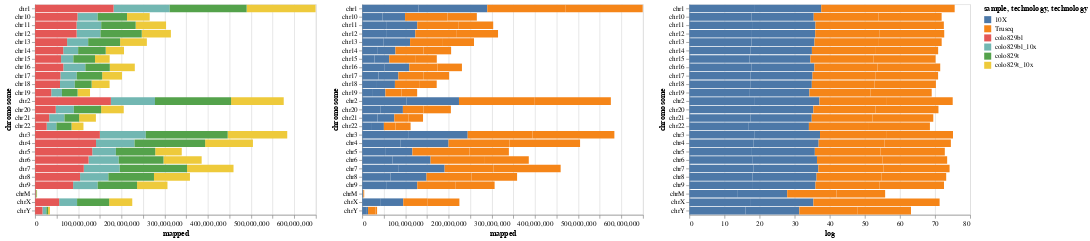

The notebook cell this image was saved under:
### Code cell
datasets_baseline = [colo829bl_10x_baseline, colo829t_10x_baseline, colo829bl_baseline, colo829t_baseline]
baseline_dataset = pd.concat(datasets_baseline, ignore_index=True)
baseline_dataset["log"] = baseline_dataset["mapped"].apply(np.log)


sample_chart = alt.Chart(baseline_dataset).mark_bar().encode(
        x = 'mapped:Q',
        y = 'chromosome:N',
        color = 'sample:N'
)
#.transform_calculate(
#    'technology:N', if_(datum.technology == '10X', '10X', 'Truseq')
#)

tech_chart = alt.Chart(baseline_dataset).mark_bar().encode(
        x = 'mapped:Q',
        y = 'chromosome:N',
        color = 'technology:N'
)

logplot = alt.Chart(baseline_dataset).mark_bar().encode(
        x = 'log:Q',
        y = 'chromosome:N',
        color = 'technology:N'
)

sample_chart | tech_chart | logplot

### Figure 1 — Vega-Lite specification as saved in the notebook (floating-point values rounded to 4 significant figures)
{"$schema": "https://vega.github.io/schema/vega-lite/v2.4.1.json", "config": {"view": {"height": 300, "width": 400}}, "hconcat": [{"data": {"values": [{"chromosome": "chr1", "log": 18.68, "mapped": 129858336, "sample": "colo829bl_10x", "technology": "10X"}, {"chromosome": "chr2", "log": 18.44, "mapped": 102084153, "sample": "colo829bl_10x", "technology": "10X"}, {"chromosome": "chr3", "log": 18.48, "mapped": 106238758, "sample": "colo829bl_10x", "technology": "10X"}, {"chromosome": "chr4", "log": 18.31, "mapped": 89090484, "sample": "colo829bl_10x", "technology": "10X"}, {"chromosome": "chr5", "log": 17.82, "mapped": 54717640, "sample": "colo829bl_10x", "technology": "10X"}, {"chromosome": "chr6", "log": 18.06, "mapped": 69826336, "sample": "colo829bl_10x", "technology": "10X"}, {"chromosome": "chr7", "log": 18.24, "mapped": 83190278, "sample": "colo829bl_10x", "technology": "10X"}, {"chromosome": "chr8", "log": 18.0, "mapped": 65497334, "sample": "colo829bl_10x", "technology": "10X"}, {"chromosome": "chr9", "log": 17.86, "mapped": 56983210, "sample": "colo829bl_10x", "technology": "10X"}, {"chromosome": "chr10", "log": 17.66, "mapped": 46642245, "sample": "colo829bl_10x", "technology": "10X"}, {"chromosome": "chr11", "log": 17.86, "mapped": 57016397, "sample": "colo829bl_10x", "technology": "10X"}, {"chromosome": "chr12", "log": 17.83, "mapped": 55271303, "sample": "colo829bl_10x", "technology": "10X"}, {"chromosome": "chr13", "log": 17.7, "mapped": 48799014, "sample": "colo829bl_10x", "technology": "10X"}, {"chromosome": "chr14", "log": 17.36, "mapped": 34541558, "sample": "colo829bl_10x", "technology": "10X"}, {"chromosome": "chr15", "log": 17.16, "mapped": 28471822, "sample": "colo829bl_10x", "technology": "10X"}, {"chromosome": "chr16", "log": 17.75, "mapped": 50996379, "sample": "colo829bl_10x", "technology": "10X"}, {"chromosome": "chr17", "log": 17.45, "mapped": 37765189, "sample": "colo829bl_10x", "technology": "10X"}, {"chromosome": "chr18", "log": 17.35, "mapped": 34117545, "sample": "colo829bl_10x", "technology": "10X"}, {"chromosome": "chr19", "log": 17.03, "mapped": 24768129, "sample": "colo829bl_10x", "technology": "10X"}, {"chromosome": "chr20", "log": 17.55, "mapped": 41787875, "sample": "colo829bl_10x", "technology": "10X"}, {"chromosome": "chr21", "log": 17.38, "mapped": 35400567, "sample": "colo829bl_10x", "technology": "10X"}, {"chromosome": "chr22", "log": 16.93, "mapped": 22488880, "sample": "colo829bl_10x", "technology": "10X"}, {"chromosome": "chrX", "log": 17.54, "mapped": 41491924, "sample": "colo829bl_10x", "technology": "10X"}, {"chromosome": "chrY", "log": 16.01, "mapped": 9017780, "sample": "colo829bl_10x", "technology": "10X"}, {"chromosome": "chrM", "log": 13.81, "mapped": 996492, "sample": "colo829bl_10x", "technology": "10X"}, {"chromosome": "chr1", "log": 18.89, "mapped": 159537247, "sample": "colo829t_10x", "technology": "10X"}, {"chromosome": "chr2", "log": 18.62, "mapped": 121860508, "sample": "colo829t_10x", "technology": "10X"}, {"chromosome": "chr3", "log": 18.74, "mapped": 137879745, "sample": "colo829t_10x", "technology": "10X"}, {"chromosome": "chr4", "log": 18.52, "mapped": 110667186, "sample": "colo829t_10x", "technology": "10X"}, {"chromosome": "chr5", "log": 17.93, "mapped": 61367991, "sample": "colo829t_10x", "technology": "10X"}, {"chromosome": "chr6", "log": 18.3, "mapped": 88397904, "sample": "colo829t_10x", "technology": "10X"}, {"chromosome": "chr7", "log": 18.49, "mapped": 107590510, "sample": "colo829t_10x", "technology": "10X"}, {"chromosome": "chr8", "log": 18.24, "mapped": 83269590, "sample": "colo829t_10x", "technology": "10X"}, {"chromosome": "chr9", "log": 18.07, "mapped": 70418530, "sample": "colo829t_10x", "technology": "10X"}, {"chromosome": "chr10", "log": 17.78, "mapped": 52494667, "sample": "colo829t_10x", "technology": "10X"}, {"chromosome": "chr11", "log": 18.07, "mapped": 70350519, "sample": "colo829t_10x", "technology": "10X"}, {"chromosome": "chr12", "log": 18.03, "mapped": 67513572, "sample": "colo829t_10x", "technology": "10X"}, {"chromosome": "chr13", "log": 17.94, "mapped": 61942925, "sample": "colo829t_10x", "technology": "10X"}, {"chromosome": "chr14", "log": 17.56, "mapped": 42306570, "sample": "colo829t_10x", "technology": "10X"}, {"chromosome": "chr15", "log": 17.34, "mapped": 33905175, "sample": "colo829t_10x", "technology": "10X"}, {"chromosome": "chr16", "log": 17.87, "mapped": 57859603, "sample": "colo829t_10x", "technology": "10X"}, {"chromosome": "chr17", "log": 17.64, "mapped": 45812599, "sample": "colo829t_10x", "technology": "10X"}, {"chromosome": "chr18", "log": 17.54, "mapped": 41572485, "sample": "colo829t_10x", "technology": "10X"}, {"chromosome": "chr19", "log": 17.18, "mapped": 28851797, "sample": "colo829t_10x", "technology": "10X"}, {"chromosome": "chr20", "log": 17.77, "mapped": 52363798, "sample": "colo829t_10x", "technology": "10X"}, {"chromosome": "chr21", "log": 17.48, "mapped": 38847377, "sample": "colo829t_10x", "technology": "10X"}, {"chromosome": "chr22", "log": 17.13, "mapped": 27640068, "sample": "colo829t_10x", "technology": "10X"}, {"chromosome": "chrX", "log": 17.79, "mapped": 53458892, "sample": "colo829t_10x", "technology": "10X"}, {"chromosome": "chrY", "log": 15.3, "mapped": 4431520, "sample": "colo829t_10x", "technology": "10X"}, {"chromosome": "chrM", "log": 14.07, "mapped": 1284027, "sample": "colo829t_10x", "technology": "10X"}, {"chromosome": "chr1", "log": 19.02, "mapped": 181653006, "sample": "colo829bl", "technology": "Truseq"}, {"chromosome": "chr2", "log": 18.98, "mapped": 175439055, "sample": "colo829bl", "technology": "Truseq"}, {"chromosome": "chr3", "log": 18.83, "mapped": 149930113, "sample": "colo829bl", "technology": "Truseq"}, {"chromosome": "chr4", "log": 18.76, "mapped": 141071592, "sample": "colo829bl", "technology": "Truseq"}, {"chromosome": "chr5", "log": 18.7, "mapped": 132275857, "sample": "colo829bl", "technology": "Truseq"}, {"chromosome": "chr6", "log": 18.63, "mapped": 123795509, "sample": "colo829bl", "technology": "Truseq"}, {"chromosome": "chr7", "log": 18.54, "mapped": 112718346, "sample": "colo829bl", "technology": "Truseq"}, {"chromosome": "chr8", "log": 18.46, "mapped": 104087444, "sample": "colo829bl", "technology": "Truseq"}, {"chromosome": "chr9", "log": 18.29, "mapped": 87958965, "sample": "colo829bl", "technology": "Truseq"}, {"chromosome": "chr10", "log": 18.4, "mapped": 98137719, "sample": "colo829bl", "technology": "Truseq"}, {"chromosome": "chr11", "log": 18.38, "mapped": 96021237, "sample": "colo829bl", "technology": "Truseq"}, {"chromosome": "chr12", "log": 18.38, "mapped": 96164122, "sample": "colo829bl", "technology": "Truseq"}, {"chromosome": "chr13", "log": 18.12, "mapped": 74071373, "sample": "colo829bl", "technology": "Truseq"}, {"chromosome": "chr14", "log": 17.99, "mapped": 65132990, "sample": "colo829bl", "technology": "Truseq"}, {"chromosome": "chr15", "log": 17.91, "mapped": 60085180, "sample": "colo829bl", "technology": "Truseq"}, {"chromosome": "chr16", "log": 17.99, "mapped": 65306918, "sample": "colo829bl", "technology": "Truseq"}, {"chromosome": "chr17", "log": 17.89, "mapped": 58632277, "sample": "colo829bl", "technology": "Truseq"}, {"chromosome": "chr18", "log": 17.87, "mapped": 57672329, "sample": "colo829bl", "technology": "Truseq"}, {"chromosome": "chr19", "log": 17.44, "mapped": 37379284, "sample": "colo829bl", "technology": "Truseq"}, {"chromosome": "chr20", "log": 17.68, "mapped": 47853586, "sample": "colo829bl", "technology": "Truseq"}, {"chromosome": "chr21", "log": 17.3, "mapped": 32534742, "sample": "colo829bl", "technology": "Truseq"}, {"chromosome": "chr22", "log": 17.11, "mapped": 26856525, "sample": "colo829bl", "technology": "Truseq"}, {"chromosome": "chrX", "log": 17.84, "mapped": 55677395, "sample": "colo829bl", "technology": "Truseq"}, {"chromosome": "chrY", "log": 16.65, "mapped": 17062414, "sample": "colo829bl", "technology": "Truseq"}, {"chromosome": "chrM", "log": 14.05, "mapped": 1261878, "sample": "colo829bl", "technology": "Truseq"}, {"chromosome": "chr1", "log": 19.0, "mapped": 178181423, "sample": "colo829t", "technology": "Truseq"}, {"chromosome": "chr2", "log": 18.99, "mapped": 176133601, "sample": "colo829t", "technology": "Truseq"}, {"chromosome": "chr3", "log": 19.06, "mapped": 189608738, "sample": "colo829t", "technology": "Truseq"}, {"chromosome": "chr4", "log": 18.91, "mapped": 163428210, "sample": "colo829t", "technology": "Truseq"}, {"chromosome": "chr5", "log": 18.33, "mapped": 91099688, "sample": "colo829t", "technology": "Truseq"}, {"chromosome": "chr6", "log": 18.46, "mapped": 103524207, "sample": "colo829t", "technology": "Truseq"}, {"chromosome": "chr7", "log": 18.86, "mapped": 155811587, "sample": "colo829t", "technology": "Truseq"}, {"chromosome": "chr8", "log": 18.48, "mapped": 105595258, "sample": "colo829t", "technology": "Truseq"}, {"chromosome": "chr9", "log": 18.33, "mapped": 91077539, "sample": "colo829t", "technology": "Truseq"}, {"chromosome": "chr10", "log": 18.04, "mapped": 68020299, "sample": "colo829t", "technology": "Truseq"}, {"chromosome": "chr11", "log": 18.19, "mapped": 79781772, "sample": "colo829t", "technology": "Truseq"}, {"chromosome": "chr12", "log": 18.37, "mapped": 95411558, "sample": "colo829t", "technology": "Truseq"}, {"chromosome": "chr13", "log": 18.12, "mapped": 73913392, "sample": "colo829t", "technology": "Truseq"}, {"chromosome": "chr14", "log": 17.97, "mapped": 63786254, "sample": "colo829t", "technology": "Truseq"}, {"chromosome": "chr15", "log": 17.73, "mapped": 50144245, "sample": "colo829t", "technology": "Truseq"}, {"chromosome": "chr16", "log": 17.85, "mapped": 56651148, "sample": "colo829t", "technology": "Truseq"}, {"chromosome": "chr17", "log": 17.89, "mapped": 58888431, "sample": "colo829t", "technology": "Truseq"}, {"chromosome": "chr18", "log": 17.48, "mapped": 39048763, "sample": "colo829t", "technology": "Truseq"}, {"chromosome": "chr19", "log": 17.4, "mapped": 36163242, "sample": "colo829t", "technology": "Truseq"}, {"chromosome": "chr20", "log": 17.96, "mapped": 63187224, "sample": "colo829t", "technology": "Truseq"}, {"chromosome": "chr21", "log": 17.34, "mapped": 33961582, "sample": "colo829t", "technology": "Truseq"}, {"chromosome": "chr22", "log": 17.37, "mapped": 34952036, "sample": "colo829t", "technology": "Truseq"}, {"chromosome": "chrX", "log": 18.12, "mapped": 74293975, "sample": "colo829t", "technology": "Truseq"}, {"chromosome": "chrY", "log": 15.17, "mapped": 3879778, "sample": "colo829t", "technology": "Truseq"}, {"chromosome": "chrM", "log": 13.85, "mapped": 1036659, "sample": "colo829t", "technology": "Truseq"}]}, "encoding": {"color": {"field": "sample", "type": "nominal"}, "x": {"field": "mapped", "type": "quantitative"}, "y": {"field": "chromosome", "type": "nominal"}}, "mark": "bar"}, {"data": {"values": [{"chromosome": "chr1", "log": 18.68, "mapped": 129858336, "sample": "colo829bl_10x", "technology": "10X"}, {"chromosome": "chr2", "log": 18.44, "mapped": 102084153, "sample": "colo829bl_10x", "technology": "10X"}, {"chromosome": "chr3", "log": 18.48, "mapped": 106238758, "sample": "colo829bl_10x", "technology": "10X"}, {"chromosome": "chr4", "log": 18.31, "mapped": 89090484, "sample": "colo829bl_10x", "technology": "10X"}, {"chromosome": "chr5", "log": 17.82, "mapped": 54717640, "sample": "colo829bl_10x", "technology": "10X"}, {"chromosome": "chr6", "log": 18.06, "mapped": 69826336, "sample": "colo829bl_10x", "technology": "10X"}, {"chromosome": "chr7", "log": 18.24, "mapped": 83190278, "sample": "colo829bl_10x", "technology": "10X"}, {"chromosome": "chr8", "log": 18.0, "mapped": 65497334, "sample": "colo829bl_10x", "technology": "10X"}, {"chromosome": "chr9", "log": 17.86, "mapped": 56983210, "sample": "colo829bl_10x", "technology": "10X"}, {"chromosome": "chr10", "log": 17.66, "mapped": 46642245, "sample": "colo829bl_10x", "technology": "10X"}, {"chromosome": "chr11", "log": 17.86, "mapped": 57016397, "sample": "colo829bl_10x", "technology": "10X"}, {"chromosome": "chr12", "log": 17.83, "mapped": 55271303, "sample": "colo829bl_10x", "technology": "10X"}, {"chromosome": "chr13", "log": 17.7, "mapped": 48799014, "sample": "colo829bl_10x", "technology": "10X"}, {"chromosome": "chr14", "log": 17.36, "mapped": 34541558, "sample": "colo829bl_10x", "technology": "10X"}, {"chromosome": "chr15", "log": 17.16, "mapped": 28471822, "sample": "colo829bl_10x", "technology": "10X"}, {"chromosome": "chr16", "log": 17.75, "mapped": 50996379, "sample": "colo829bl_10x", "technology": "10X"}, {"chromosome": "chr17", "log": 17.45, "mapped": 37765189, "sample": "colo829bl_10x", "technology": "10X"}, {"chromosome": "chr18", "log": 17.35, "mapped": 34117545, "sample": "colo829bl_10x", "technology": "10X"}, {"chromosome": "chr19", "log": 17.03, "mapped": 24768129, "sample": "colo829bl_10x", "technology": "10X"}, {"chromosome": "chr20", "log": 17.55, "mapped": 41787875, "sample": "colo829bl_10x", "technology": "10X"}, {"chromosome": "chr21", "log": 17.38, "mapped": 35400567, "sample": "colo829bl_10x", "technology": "10X"}, {"chromosome": "chr22", "log": 16.93, "mapped": 22488880, "sample": "colo829bl_10x", "technology": "10X"}, {"chromosome": "chrX", "log": 17.54, "mapped": 41491924, "sample": "colo829bl_10x", "technology": "10X"}, {"chromosome": "chrY", "log": 16.01, "mapped": 9017780, "sample": "colo829bl_10x", "technology": "10X"}, {"chromosome": "chrM", "log": 13.81, "mapped": 996492, "sample": "colo829bl_10x", "technology": "10X"}, {"chromosome": "chr1", "log": 18.89, "mapped": 159537247, "sample": "colo829t_10x", "technology": "10X"}, {"chromosome": "chr2", "log": 18.62, "mapped": 121860508, "sample": "colo829t_10x", "technology": "10X"}, {"chromosome": "chr3", "log": 18.74, "mapped": 137879745, "sample": "colo829t_10x", "technology": "10X"}, {"chromosome": "chr4", "log": 18.52, "mapped": 110667186, "sample": "colo829t_10x", "technology": "10X"}, {"chromosome": "chr5", "log": 17.93, "mapped": 61367991, "sample": "colo829t_10x", "technology": "10X"}, {"chromosome": "chr6", "log": 18.3, "mapped": 88397904, "sample": "colo829t_10x", "technology": "10X"}, {"chromosome": "chr7", "log": 18.49, "mapped": 107590510, "sample": "colo829t_10x", "technology": "10X"}, {"chromosome": "chr8", "log": 18.24, "mapped": 83269590, "sample": "colo829t_10x", "technology": "10X"}, {"chromosome": "chr9", "log": 18.07, "mapped": 70418530, "sample": "colo829t_10x", "technology": "10X"}, {"chromosome": "chr10", "log": 17.78, "mapped": 52494667, "sample": "colo829t_10x", "technology": "10X"}, {"chromosome": "chr11", "log": 18.07, "mapped": 70350519, "sample": "colo829t_10x", "technology": "10X"}, {"chromosome": "chr12", "log": 18.03, "mapped": 67513572, "sample": "colo829t_10x", "technology": "10X"}, {"chromosome": "chr13", "log": 17.94, "mapped": 61942925, "sample": "colo829t_10x", "technology": "10X"}, {"chromosome": "chr14", "log": 17.56, "mapped": 42306570, "sample": "colo829t_10x", "technology": "10X"}, {"chromosome": "chr15", "log": 17.34, "mapped": 33905175, "sample": "colo829t_10x", "technology": "10X"}, {"chromosome": "chr16", "log": 17.87, "mapped": 57859603, "sample": "colo829t_10x", "technology": "10X"}, {"chromosome": "chr17", "log": 17.64, "mapped": 45812599, "sample": "colo829t_10x", "technology": "10X"}, {"chromosome": "chr18", "log": 17.54, "mapped": 41572485, "sample": "colo829t_10x", "technology": "10X"}, {"chromosome": "chr19", "log": 17.18, "mapped": 28851797, "sample": "colo829t_10x", "technology": "10X"}, {"chromosome": "chr20", "log": 17.77, "mapped": 52363798, "sample": "colo829t_10x", "technology": "10X"}, {"chromosome": "chr21", "log": 17.48, "mapped": 38847377, "sample": "colo829t_10x", "technology": "10X"}, {"chromosome": "chr22", "log": 17.13, "mapped": 27640068, "sample": "colo829t_10x", "technology": "10X"}, {"chromosome": "chrX", "log": 17.79, "mapped": 53458892, "sample": "colo829t_10x", "technology": "10X"}, {"chromosome": "chrY", "log": 15.3, "mapped": 4431520, "sample": "colo829t_10x", "technology": "10X"}, {"chromosome": "chrM", "log": 14.07, "mapped": 1284027, "sample": "colo829t_10x", "technology": "10X"}, {"chromosome": "chr1", "log": 19.02, "mapped": 181653006, "sample": "colo829bl", "technology": "Truseq"}, {"chromosome": "chr2", "log": 18.98, "mapped": 175439055, "sample": "colo829bl", "technology": "Truseq"}, {"chromosome": "chr3", "log": 18.83, "mapped": 149930113, "sample": "colo829bl", "technology": "Truseq"}, {"chromosome": "chr4", "log": 18.76, "mapped": 141071592, "sample": "colo829bl", "technology": "Truseq"}, {"chromosome": "chr5", "log": 18.7, "mapped": 132275857, "sample": "colo829bl", "technology": "Truseq"}, {"chromosome": "chr6", "log": 18.63, "mapped": 123795509, "sample": "colo829bl", "technology": "Truseq"}, {"chromosome": "chr7", "log": 18.54, "mapped": 112718346, "sample": "colo829bl", "technology": "Truseq"}, {"chromosome": "chr8", "log": 18.46, "mapped": 104087444, "sample": "colo829bl", "technology": "Truseq"}, {"chromosome": "chr9", "log": 18.29, "mapped": 87958965, "sample": "colo829bl", "technology": "Truseq"}, {"chromosome": "chr10", "log": 18.4, "mapped": 98137719, "sample": "colo829bl", "technology": "Truseq"}, {"chromosome": "chr11", "log": 18.38, "mapped": 96021237, "sample": "colo829bl", "technology": "Truseq"}, {"chromosome": "chr12", "log": 18.38, "mapped": 96164122, "sample": "colo829bl", "technology": "Truseq"}, {"chromosome": "chr13", "log": 18.12, "mapped": 74071373, "sample": "colo829bl", "technology": "Truseq"}, {"chromosome": "chr14", "log": 17.99, "mapped": 65132990, "sample": "colo829bl", "technology": "Truseq"}, {"chromosome": "chr15", "log": 17.91, "mapped": 60085180, "sample": "colo829bl", "technology": "Truseq"}, {"chromosome": "chr16", "log": 17.99, "mapped": 65306918, "sample": "colo829bl", "technology": "Truseq"}, {"chromosome": "chr17", "log": 17.89, "mapped": 58632277, "sample": "colo829bl", "technology": "Truseq"}, {"chromosome": "chr18", "log": 17.87, "mapped": 57672329, "sample": "colo829bl", "technology": "Truseq"}, {"chromosome": "chr19", "log": 17.44, "mapped": 37379284, "sample": "colo829bl", "technology": "Truseq"}, {"chromosome": "chr20", "log": 17.68, "mapped": 47853586, "sample": "colo829bl", "technology": "Truseq"}, {"chromosome": "chr21", "log": 17.3, "mapped": 32534742, "sample": "colo829bl", "technology": "Truseq"}, {"chromosome": "chr22", "log": 17.11, "mapped": 26856525, "sample": "colo829bl", "technology": "Truseq"}, {"chromosome": "chrX", "log": 17.84, "mapped": 55677395, "sample": "colo829bl", "technology": "Truseq"}, {"chromosome": "chrY", "log": 16.65, "mapped": 17062414, "sample": "colo829bl", "technology": "Truseq"}, {"chromosome": "chrM", "log": 14.05, "mapped": 1261878, "sample": "colo829bl", "technology": "Truseq"}, {"chromosome": "chr1", "log": 19.0, "mapped": 178181423, "sample": "colo829t", "technology": "Truseq"}, {"chromosome": "chr2", "log": 18.99, "mapped": 176133601, "sample": "colo829t", "technology": "Truseq"}, {"chromosome": "chr3", "log": 19.06, "mapped": 189608738, "sample": "colo829t", "technology": "Truseq"}, {"chromosome": "chr4", "log": 18.91, "mapped": 163428210, "sample": "colo829t", "technology": "Truseq"}, {"chromosome": "chr5", "log": 18.33, "mapped": 91099688, "sample": "colo829t", "technology": "Truseq"}, {"chromosome": "chr6", "log": 18.46, "mapped": 103524207, "sample": "colo829t", "technology": "Truseq"}, {"chromosome": "chr7", "log": 18.86, "mapped": 155811587, "sample": "colo829t", "technology": "Truseq"}, {"chromosome": "chr8", "log": 18.48, "mapped": 105595258, "sample": "colo829t", "technology": "Truseq"}, {"chromosome": "chr9", "log": 18.33, "mapped": 91077539, "sample": "colo829t", "technology": "Truseq"}, {"chromosome": "chr10", "log": 18.04, "mapped": 68020299, "sample": "colo829t", "technology": "Truseq"}, {"chromosome": "chr11", "log": 18.19, "mapped": 79781772, "sample": "colo829t", "technology": "Truseq"}, {"chromosome": "chr12", "log": 18.37, "mapped": 95411558, "sample": "colo829t", "technology": "Truseq"}, {"chromosome": "chr13", "log": 18.12, "mapped": 73913392, "sample": "colo829t", "technology": "Truseq"}, {"chromosome": "chr14", "log": 17.97, "mapped": 63786254, "sample": "colo829t", "technology": "Truseq"}, {"chromosome": "chr15", "log": 17.73, "mapped": 50144245, "sample": "colo829t", "technology": "Truseq"}, {"chromosome": "chr16", "log": 17.85, "mapped": 56651148, "sample": "colo829t", "technology": "Truseq"}, {"chromosome": "chr17", "log": 17.89, "mapped": 58888431, "sample": "colo829t", "technology": "Truseq"}, {"chromosome": "chr18", "log": 17.48, "mapped": 39048763, "sample": "colo829t", "technology": "Truseq"}, {"chromosome": "chr19", "log": 17.4, "mapped": 36163242, "sample": "colo829t", "technology": "Truseq"}, {"chromosome": "chr20", "log": 17.96, "mapped": 63187224, "sample": "colo829t", "technology": "Truseq"}, {"chromosome": "chr21", "log": 17.34, "mapped": 33961582, "sample": "colo829t", "technology": "Truseq"}, {"chromosome": "chr22", "log": 17.37, "mapped": 34952036, "sample": "colo829t", "technology": "Truseq"}, {"chromosome": "chrX", "log": 18.12, "mapped": 74293975, "sample": "colo829t", "technology": "Truseq"}, {"chromosome": "chrY", "log": 15.17, "mapped": 3879778, "sample": "colo829t", "technology": "Truseq"}, {"chromosome": "chrM", "log": 13.85, "mapped": 1036659, "sample": "colo829t", "technology": "Truseq"}]}, "encoding": {"color": {"field": "technology", "type": "nominal"}, "x": {"field": "mapped", "type": "quantitative"}, "y": {"field": "chromosome", "type": "nominal"}}, "mark": "bar"}, {"data": {"values": [{"chromosome": "chr1", "log": 18.68, "mapped": 129858336, "sample": "colo829bl_10x", "technology": "10X"}, {"chromosome": "chr2", "log": 18.44, "mapped": 102084153, "sample": "colo829bl_10x", "technology": "10X"}, {"chromosome": "chr3", "log": 18.48, "mapped": 106238758, "sample": "colo829bl_10x", "technology": "10X"}, {"chromosome": "chr4", "log": 18.31, "mapped": 89090484, "sample": "colo829bl_10x", "technology": "10X"}, {"chromosome": "chr5", "log": 17.82, "mapped": 54717640, "sample": "colo829bl_10x", "technology": "10X"}, {"chromosome": "chr6", "log": 18.06, "mapped": 69826336, "sample": "colo829bl_10x", "technology": "10X"}, {"chromosome": "chr7", "log": 18.24, "mapped": 83190278, "sample": "colo829bl_10x", "technology": "10X"}, {"chromosome": "chr8", "log": 18.0, "mapped": 65497334, "sample": "colo829bl_10x", "technology": "10X"}, {"chromosome": "chr9", "log": 17.86, "mapped": 56983210, "sample": "colo829bl_10x", "technology": "10X"}, {"chromosome": "chr10", "log": 17.66, "mapped": 46642245, "sample": "colo829bl_10x", "technology": "10X"}, {"chromosome": "chr11", "log": 17.86, "mapped": 57016397, "sample": "colo829bl_10x", "technology": "10X"}, {"chromosome": "chr12", "log": 17.83, "mapped": 55271303, "sample": "colo829bl_10x", "technology": "10X"}, {"chromosome": "chr13", "log": 17.7, "mapped": 48799014, "sample": "colo829bl_10x", "technology": "10X"}, {"chromosome": "chr14", "log": 17.36, "mapped": 34541558, "sample": "colo829bl_10x", "technology": "10X"}, {"chromosome": "chr15", "log": 17.16, "mapped": 28471822, "sample": "colo829bl_10x", "technology": "10X"}, {"chromosome": "chr16", "log": 17.75, "mapped": 50996379, "sample": "colo829bl_10x", "technology": "10X"}, {"chromosome": "chr17", "log": 17.45, "mapped": 37765189, "sample": "colo829bl_10x", "technology": "10X"}, {"chromosome": "chr18", "log": 17.35, "mapped": 34117545, "sample": "colo829bl_10x", "technology": "10X"}, {"chromosome": "chr19", "log": 17.03, "mapped": 24768129, "sample": "colo829bl_10x", "technology": "10X"}, {"chromosome": "chr20", "log": 17.55, "mapped": 41787875, "sample": "colo829bl_10x", "technology": "10X"}, {"chromosome": "chr21", "log": 17.38, "mapped": 35400567, "sample": "colo829bl_10x", "technology": "10X"}, {"chromosome": "chr22", "log": 16.93, "mapped": 22488880, "sample": "colo829bl_10x", "technology": "10X"}, {"chromosome": "chrX", "log": 17.54, "mapped": 41491924, "sample": "colo829bl_10x", "technology": "10X"}, {"chromosome": "chrY", "log": 16.01, "mapped": 9017780, "sample": "colo829bl_10x", "technology": "10X"}, {"chromosome": "chrM", "log": 13.81, "mapped": 996492, "sample": "colo829bl_10x", "technology": "10X"}, {"chromosome": "chr1", "log": 18.89, "mapped": 159537247, "sample": "colo829t_10x", "technology": "10X"}, {"chromosome": "chr2", "log": 18.62, "mapped": 121860508, "sample": "colo829t_10x", "technology": "10X"}, {"chromosome": "chr3", "log": 18.74, "mapped": 137879745, "sample": "colo829t_10x", "technology": "10X"}, {"chromosome": "chr4", "log": 18.52, "mapped": 110667186, "sample": "colo829t_10x", "technology": "10X"}, {"chromosome": "chr5", "log": 17.93, "mapped": 61367991, "sample": "colo829t_10x", "technology": "10X"}, {"chromosome": "chr6", "log": 18.3, "mapped": 88397904, "sample": "colo829t_10x", "technology": "10X"}, {"chromosome": "chr7", "log": 18.49, "mapped": 107590510, "sample": "colo829t_10x", "technology": "10X"}, {"chromosome": "chr8", "log": 18.24, "mapped": 83269590, "sample": "colo829t_10x", "technology": "10X"}, {"chromosome": "chr9", "log": 18.07, "mapped": 70418530, "sample": "colo829t_10x", "technology": "10X"}, {"chromosome": "chr10", "log": 17.78, "mapped": 52494667, "sample": "colo829t_10x", "technology": "10X"}, {"chromosome": "chr11", "log": 18.07, "mapped": 70350519, "sample": "colo829t_10x", "technology": "10X"}, {"chromosome": "chr12", "log": 18.03, "mapped": 67513572, "sample": "colo829t_10x", "technology": "10X"}, {"chromosome": "chr13", "log": 17.94, "mapped": 61942925, "sample": "colo829t_10x", "technology": "10X"}, {"chromosome": "chr14", "log": 17.56, "mapped": 42306570, "sample": "colo829t_10x", "technology": "10X"}, {"chromosome": "chr15", "log": 17.34, "mapped": 33905175, "sample": "colo829t_10x", "technology": "10X"}, {"chromosome": "chr16", "log": 17.87, "mapped": 57859603, "sample": "colo829t_10x", "technology": "10X"}, {"chromosome": "chr17", "log": 17.64, "mapped": 45812599, "sample": "colo829t_10x", "technology": "10X"}, {"chromosome": "chr18", "log": 17.54, "mapped": 41572485, "sample": "colo829t_10x", "technology": "10X"}, {"chromosome": "chr19", "log": 17.18, "mapped": 28851797, "sample": "colo829t_10x", "technology": "10X"}, {"chromosome": "chr20", "log": 17.77, "mapped": 52363798, "sample": "colo829t_10x", "technology": "10X"}, {"chromosome": "chr21", "log": 17.48, "mapped": 38847377, "sample": "colo829t_10x", "technology": "10X"}, {"chromosome": "chr22", "log": 17.13, "mapped": 27640068, "sample": "colo829t_10x", "technology": "10X"}, {"chromosome": "chrX", "log": 17.79, "mapped": 53458892, "sample": "colo829t_10x", "technology": "10X"}, {"chromosome": "chrY", "log": 15.3, "mapped": 4431520, "sample": "colo829t_10x", "technology": "10X"}, {"chromosome": "chrM", "log": 14.07, "mapped": 1284027, "sample": "colo829t_10x", "technology": "10X"}, {"chromosome": "chr1", "log": 19.02, "mapped": 181653006, "sample": "colo829bl", "technology": "Truseq"}, {"chromosome": "chr2", "log": 18.98, "mapped": 175439055, "sample": "colo829bl", "technology": "Truseq"}, {"chromosome": "chr3", "log": 18.83, "mapped": 149930113, "sample": "colo829bl", "technology": "Truseq"}, {"chromosome": "chr4", "log": 18.76, "mapped": 141071592, "sample": "colo829bl", "technology": "Truseq"}, {"chromosome": "chr5", "log": 18.7, "mapped": 132275857, "sample": "colo829bl", "technology": "Truseq"}, {"chromosome": "chr6", "log": 18.63, "mapped": 123795509, "sample": "colo829bl", "technology": "Truseq"}, {"chromosome": "chr7", "log": 18.54, "mapped": 112718346, "sample": "colo829bl", "technology": "Truseq"}, {"chromosome": "chr8", "log": 18.46, "mapped": 104087444, "sample": "colo829bl", "technology": "Truseq"}, {"chromosome": "chr9", "log": 18.29, "mapped": 87958965, "sample": "colo829bl", "technology": "Truseq"}, {"chromosome": "chr10", "log": 18.4, "mapped": 98137719, "sample": "colo829bl", "technology": "Truseq"}, {"chromosome": "chr11", "log": 18.38, "mapped": 96021237, "sample": "colo829bl", "technology": "Truseq"}, {"chromosome": "chr12", "log": 18.38, "mapped": 96164122, "sample": "colo829bl", "technology": "Truseq"}, {"chromosome": "chr13", "log": 18.12, "mapped": 74071373, "sample": "colo829bl", "technology": "Truseq"}, {"chromosome": "chr14", "log": 17.99, "mapped": 65132990, "sample": "colo829bl", "technology": "Truseq"}, {"chromosome": "chr15", "log": 17.91, "mapped": 60085180, "sample": "colo829bl", "technology": "Truseq"}, {"chromosome": "chr16", "log": 17.99, "mapped": 65306918, "sample": "colo829bl", "technology": "Truseq"}, {"chromosome": "chr17", "log": 17.89, "mapped": 58632277, "sample": "colo829bl", "technology": "Truseq"}, {"chromosome": "chr18", "log": 17.87, "mapped": 57672329, "sample": "colo829bl", "technology": "Truseq"}, {"chromosome": "chr19", "log": 17.44, "mapped": 37379284, "sample": "colo829bl", "technology": "Truseq"}, {"chromosome": "chr20", "log": 17.68, "mapped": 47853586, "sample": "colo829bl", "technology": "Truseq"}, {"chromosome": "chr21", "log": 17.3, "mapped": 32534742, "sample": "colo829bl", "technology": "Truseq"}, {"chromosome": "chr22", "log": 17.11, "mapped": 26856525, "sample": "colo829bl", "technology": "Truseq"}, {"chromosome": "chrX", "log": 17.84, "mapped": 55677395, "sample": "colo829bl", "technology": "Truseq"}, {"chromosome": "chrY", "log": 16.65, "mapped": 17062414, "sample": "colo829bl", "technology": "Truseq"}, {"chromosome": "chrM", "log": 14.05, "mapped": 1261878, "sample": "colo829bl", "technology": "Truseq"}, {"chromosome": "chr1", "log": 19.0, "mapped": 178181423, "sample": "colo829t", "technology": "Truseq"}, {"chromosome": "chr2", "log": 18.99, "mapped": 176133601, "sample": "colo829t", "technology": "Truseq"}, {"chromosome": "chr3", "log": 19.06, "mapped": 189608738, "sample": "colo829t", "technology": "Truseq"}, {"chromosome": "chr4", "log": 18.91, "mapped": 163428210, "sample": "colo829t", "technology": "Truseq"}, {"chromosome": "chr5", "log": 18.33, "mapped": 91099688, "sample": "colo829t", "technology": "Truseq"}, {"chromosome": "chr6", "log": 18.46, "mapped": 103524207, "sample": "colo829t", "technology": "Truseq"}, {"chromosome": "chr7", "log": 18.86, "mapped": 155811587, "sample": "colo829t", "technology": "Truseq"}, {"chromosome": "chr8", "log": 18.48, "mapped": 105595258, "sample": "colo829t", "technology": "Truseq"}, {"chromosome": "chr9", "log": 18.33, "mapped": 91077539, "sample": "colo829t", "technology": "Truseq"}, {"chromosome": "chr10", "log": 18.04, "mapped": 68020299, "sample": "colo829t", "technology": "Truseq"}, {"chromosome": "chr11", "log": 18.19, "mapped": 79781772, "sample": "colo829t", "technology": "Truseq"}, {"chromosome": "chr12", "log": 18.37, "mapped": 95411558, "sample": "colo829t", "technology": "Truseq"}, {"chromosome": "chr13", "log": 18.12, "mapped": 73913392, "sample": "colo829t", "technology": "Truseq"}, {"chromosome": "chr14", "log": 17.97, "mapped": 63786254, "sample": "colo829t", "technology": "Truseq"}, {"chromosome": "chr15", "log": 17.73, "mapped": 50144245, "sample": "colo829t", "technology": "Truseq"}, {"chromosome": "chr16", "log": 17.85, "mapped": 56651148, "sample": "colo829t", "technology": "Truseq"}, {"chromosome": "chr17", "log": 17.89, "mapped": 58888431, "sample": "colo829t", "technology": "Truseq"}, {"chromosome": "chr18", "log": 17.48, "mapped": 39048763, "sample": "colo829t", "technology": "Truseq"}, {"chromosome": "chr19", "log": 17.4, "mapped": 36163242, "sample": "colo829t", "technology": "Truseq"}, {"chromosome": "chr20", "log": 17.96, "mapped": 63187224, "sample": "colo829t", "technology": "Truseq"}, {"chromosome": "chr21", "log": 17.34, "mapped": 33961582, "sample": "colo829t", "technology": "Truseq"}, {"chromosome": "chr22", "log": 17.37, "mapped": 34952036, "sample": "colo829t", "technology": "Truseq"}, {"chromosome": "chrX", "log": 18.12, "mapped": 74293975, "sample": "colo829t", "technology": "Truseq"}, {"chromosome": "chrY", "log": 15.17, "mapped": 3879778, "sample": "colo829t", "technology": "Truseq"}, {"chromosome": "chrM", "log": 13.85, "mapped": 1036659, "sample": "colo829t", "technology": "Truseq"}]}, "encoding": {"color": {"field": "technology", "type": "nominal"}, "x": {"field": "log", "type": "quantitative"}, "y": {"field": "chromosome", "type": "nominal"}}, "mark": "bar"}]}
